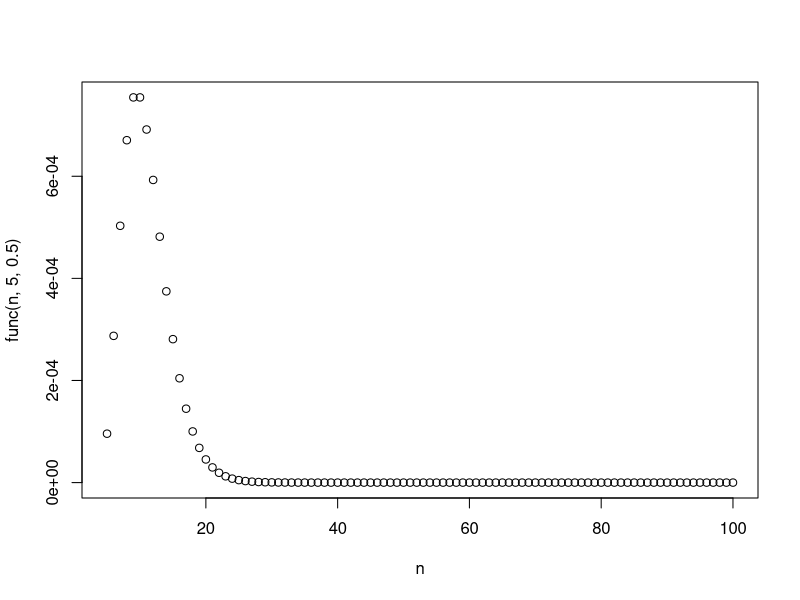
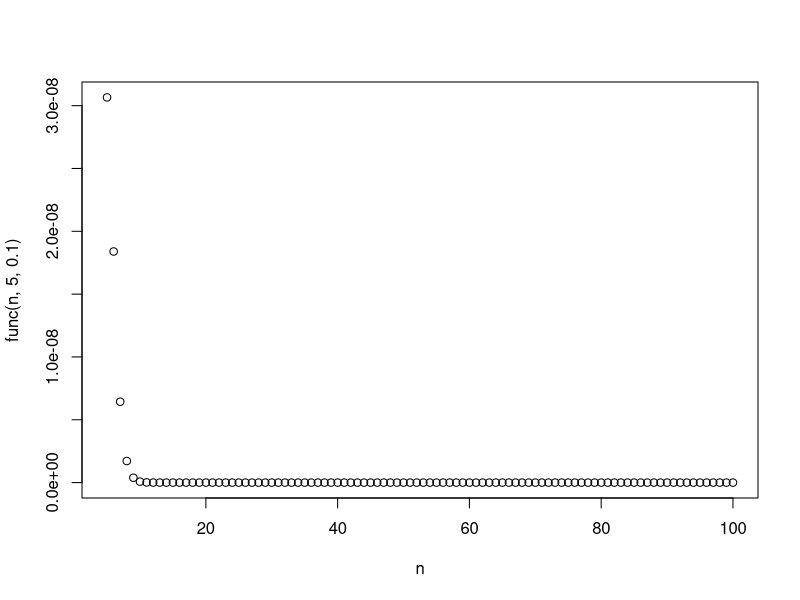

Here is the R script that generated these plots, in order:
## ---- chunk 1
func<-function(N,Y,theta){
    choose(N,Y)*theta^N*(1/(exp(1)*factorial(Y)))
}

n<-5:100

plot(n,func(n,5,0.5))
## ---- chunk 2

plot(n,func(n,5,0.1))
## ---- chunk 3

## ---- chunk 4

